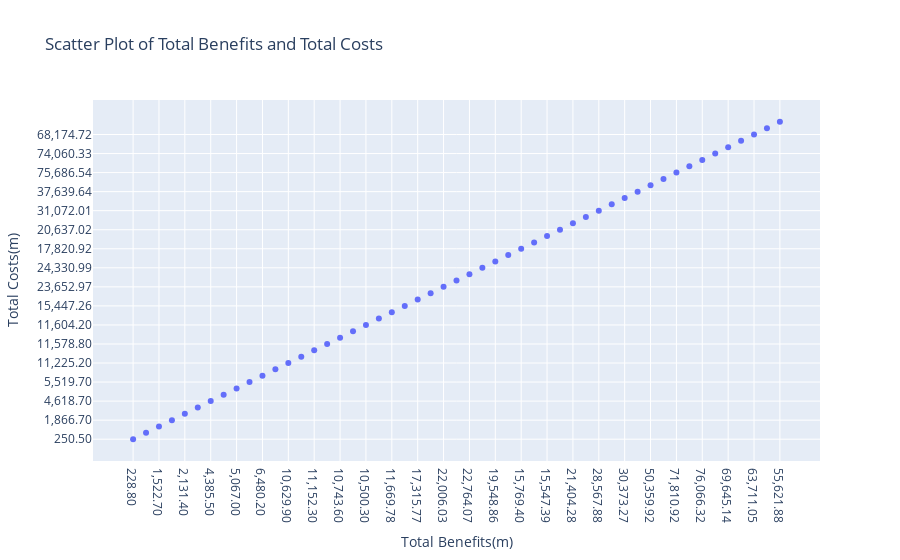

Here is the notebook cell this chart was saved with:
### Markdown cell above
- Create a scatterplot to show the relationship bewtween the total benefits and total costs

### Code cell
px.scatter(data, x='total_benefits(m)', y='total_costs(m)', labels={'total_benefits(m)': 'Total Benefits(m)', 'total_costs(m)': 'Total Costs(m)'},
                 title='Scatter Plot of Total Benefits and Total Costs')

### Figure 1 — Plotly figure (JSON) as saved in the notebook; plotly's stock layout.template omitted (floating-point values rounded to 4 significant figures)
{"data": [{"hovertemplate": "Total Benefits(m)=%{x}<br>Total Costs(m)=%{y}<extra></extra>", "legendgroup": "", "marker": {"color": "#636efa", "symbol": "circle"}, "mode": "markers", "name": "", "orientation": "v", "showlegend": false, "type": "scatter", "x": ["228.80", "549.70", "1,522.70", "1,797.30", "2,131.40", "2,718.30", "4,385.50", "5,326.50", "5,067.00", "5,139.20", "6,480.20", "8,720.90", "10,629.90", "10,208.30", "11,152.30", "10,696.10", "10,743.60", "10,605.20", "10,500.30", "11,149.10", "11,669.78", "14,142.79", "17,315.77", "20,905.68", "22,006.03", "22,748.58", "22,764.07", "22,440.11", "19,548.86", "16,890.49", "15,769.40", "14,983.32", "15,547.39", "18,256.20", "21,404.28", "24,618.89", "28,567.88", "30,187.35", "30,373.27", "34,608.40", "50,359.92", "64,702.16", "71,810.92", "74,619.34", "76,066.32", "69,998.84", "69,645.14", "66,539.27", "63,711.05", "60,916.85", "55,621.88"], "xaxis": "x", "y": ["250.50", "576.90", "1,575.90", "1,866.70", "2,207.40", "2,837.50", "4,618.70", "5,685.50", "5,461.00", "5,519.70", "6,939.80", "9,206.50", "11,225.20", "10,836.70", "11,847.10", "11,578.80", "11,703.20", "11,638.40", "11,604.20", "12,316.80", "12,901.59", "15,447.26", "18,747.27", "22,462.34", "23,652.97", "24,493.45", "24,620.37", "24,330.99", "21,507.55", "18,988.32", "17,820.92", "17,054.02", "17,789.39", "20,637.02", "23,816.28", "27,099.03", "31,072.01", "32,903.06", "33,173.52", "37,639.64", "53,619.92", "68,283.47", "75,686.54", "78,411.10", "79,859.03", "74,060.33", "73,946.17", "70,913.55", "68,174.72", "65,446.40", "60,366.21"], "yaxis": "y"}], "layout": {"legend": {"tracegroupgap": 0}, "title": {"text": "Scatter Plot of Total Benefits and Total Costs"}, "xaxis": {"anchor": "y", "domain": [0, 1], "title": {"text": "Total Benefits(m)"}}, "yaxis": {"anchor": "x", "domain": [0, 1], "title": {"text": "Total Costs(m)"}}}}
